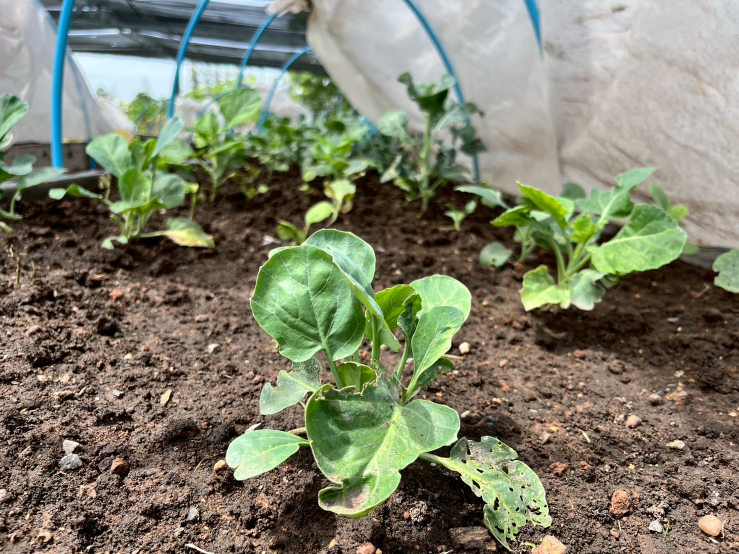
#> input picture notebooks/datasets/side_view/01.jpg, 1477 x 1108 px (shown at 1/2 size)
$ python seg.py --input ../notebooks/datasets/side_view/01.jpg
#> lines starting #> are read from the running program, lines starting #| are printed output that depends on the picture; after the words box and inside, x2 and y2 are one past the last pixel; in counts of white or black regions, pixels touching at a corner belong together
import cv2, os, argparse
import numpy as np

def connect_mask_holes(m, gap_x=0, gap_y=0, iterations=1):
    m = (m>0).astype(np.uint8)*255
    out = m.copy()
    for _ in range(max(1, int(iterations))):
        if gap_x>0:
            kx = cv2.getStructuringElement(cv2.MORPH_RECT, (2*gap_x+1,1))
            out = cv2.morphologyEx(out, cv2.MORPH_CLOSE, kx)
        if gap_y>0:
            ky = cv2.getStructuringElement(cv2.MORPH_RECT, (1, 2*gap_y+1))
            out = cv2.morphologyEx(out, cv2.MORPH_CLOSE, ky)
    return (out>0).astype(np.uint8)*255

def to_mask_from_image(img_bgr):
    hsv = cv2.cvtColor(img_bgr, cv2.COLOR_BGR2HSV)
    V = hsv[...,2]
    m = (V>40).astype(np.uint8)*255
    k = cv2.getStructuringElement(cv2.MORPH_ELLIPSE, (3,3))
    return cv2.morphologyEx(m, cv2.MORPH_OPEN, k)

def overlay_diff(b, a):
    b = (b>0).astype(np.uint8); a = (a>0).astype(np.uint8)
    o = np.zeros((*b.shape,3), np.uint8)
    o[...,1] = b*255              # เขียว = เดิม
    o[...,2] = ((a==1)&(b==0))*255# แดง = เติมใหม่
    return o

def synthetic_mask(h=350,w=600):
    m = np.zeros((h,w),np.uint8)
    cv2.rectangle(m,(60,200),(220,340),255,-1)
    cv2.rectangle(m,(300,210),(460,350),255,-1)
    cv2.rectangle(m,(220,250),(300,300),0,-1)
    return m

if __name__=="__main__":
    ap = argparse.ArgumentParser()
    ap.add_argument("--input", type=str, default=None)
    ap.add_argument("--gapx", type=int, default=30)
    ap.add_argument("--gapy", type=int, default=80)
    ap.add_argument("--iters", type=int, default=1)
    ap.add_argument("--outdir", type=str, default="_bridge_tests")
    args = ap.parse_args()
    os.makedirs(args.outdir, exist_ok=True)

    if args.input and os.path.exists(args.input):
        img = cv2.imread(args.input, cv2.IMREAD_COLOR)
#> img is the input picture: shape (1108, 1477, 3); mean B, G, R 105.7, 126.6, 125.6
        m0 = to_mask_from_image(img)
#> in to_mask_from_image, `hsv = cv2.cvtColor(img_bgr, cv2.COLOR_BGR2HSV)`: hsv: shape (1108, 1477, 3); mean H, S, V 34, 85.8, 137
#> in to_mask_from_image, `V = hsv[...,2]`:
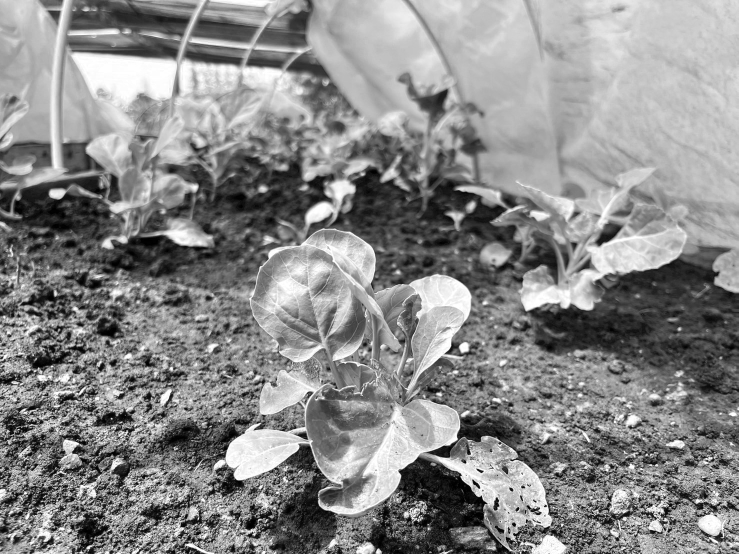
#> V: shape (1108, 1477) (shown at 1/2 size); min 0, max 255, mean 137
#> in to_mask_from_image, `m = (V>40).astype(np.uint8)*255`:
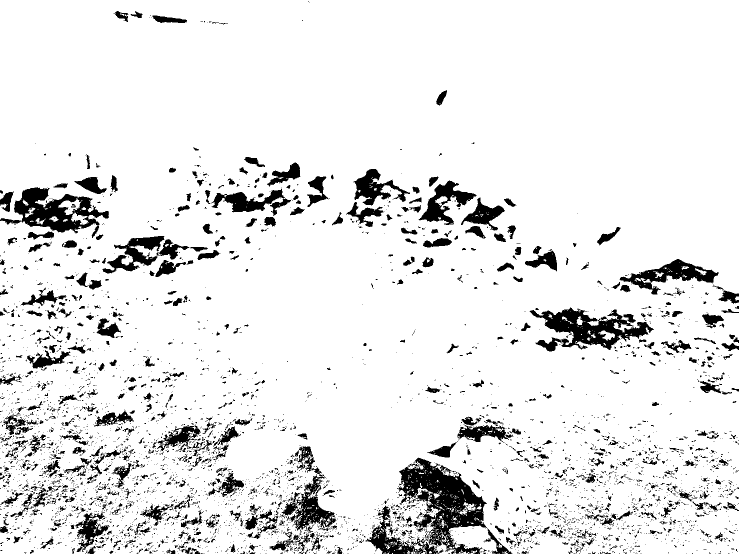
#> m: shape (1108, 1477) (shown at 1/2 size); 90.7% white; 4432 black regions (3777 under 20 px), largest, box (x1, y1, x2, y2) and area: (796, 915, 974, 1108) 14810, (1059, 615, 1308, 703) 9438, (0, 374, 218, 476) 8627
#> in to_mask_from_image, `return cv2.morphologyEx(m, cv2.MORPH_OPEN, k)`:
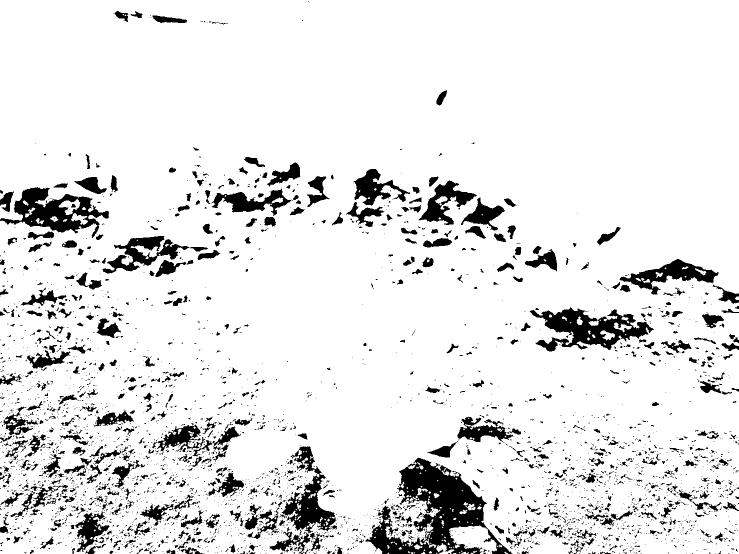
#> returned value: shape (1108, 1477) (shown at 1/2 size); 90% white; 3598 black regions (2973 under 20 px), largest, box (x1, y1, x2, y2) and area: (731, 915, 1025, 1108) 21624, (1059, 615, 1308, 703) 9804, (0, 374, 218, 476) 8851
        stem = os.path.splitext(os.path.basename(args.input))[0]
    else:
        m0 = synthetic_mask()
        stem = "synthetic"

    before = int(cv2.countNonZero(m0))
#> before = 1472664
    m1 = connect_mask_holes(m0, args.gapx, args.gapy, args.iters)
#> the loop in connect_mask_holes, `for _ in range(max(1, int(iterations))):` made 1 pass
#> pass 1, in connect_mask_holes, `out = cv2.morphologyEx(out, cv2.MORPH_CLOSE, kx)`:
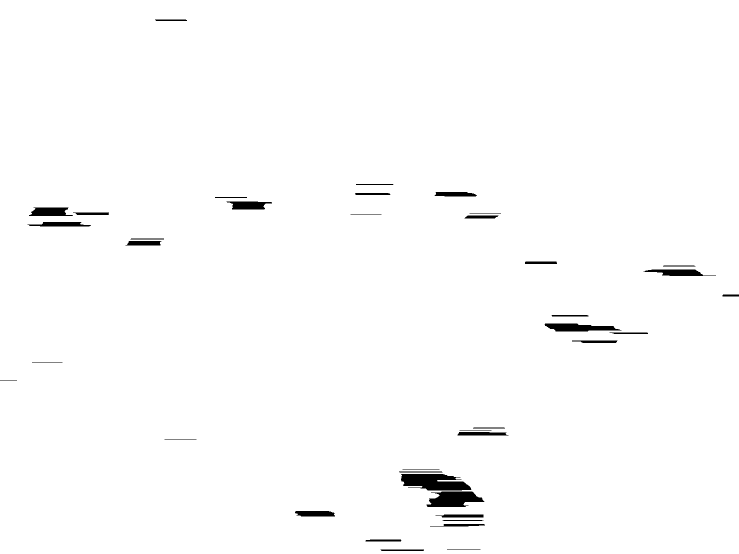
#> out: shape (1108, 1477) (shown at 1/2 size); 98.8% white; 39 black regions, largest, box (x1, y1, x2, y2) and area: (802, 948, 943, 981) 3426, (853, 983, 969, 1014) 2552, (1089, 647, 1243, 663) 1702
    after = int(cv2.countNonZero(m1))
#> after = 1636516
    ov = overlay_diff(m0, m1)
#> in overlay_diff, `a = (a > 0).astype(np.uint8)`: a: shape (1108, 1477); every value is 1
#> in overlay_diff, `o[...,1] = b*255`:
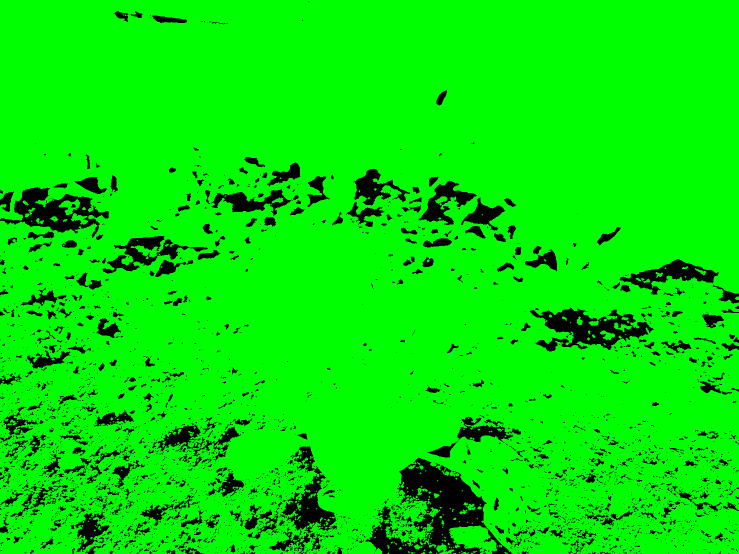
#> o: shape (1108, 1477, 3) (shown at 1/2 size); mean of channels 0, 1, 2 0, 229.5, 0; drawn as B, G, R
#> in overlay_diff, `o[...,2] = ((a==1)&(b==0))*255# แดง = เติมใหม่`:
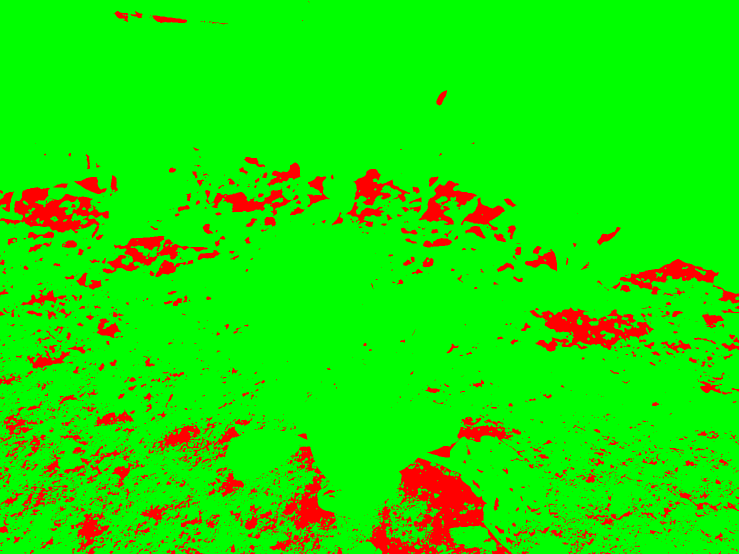
#> o: shape (1108, 1477, 3) (shown at 1/2 size); 10.01% of pixels changed, all inside (x1, y1, x2, y2) = (0, 2, 1477, 1108); drawn as B, G, R

    pref = os.path.join(args.outdir, f"{stem}_gx{args.gapx}_gy{args.gapy}_it{args.iters}")
    cv2.imwrite(pref+"_before.png", m0)
    cv2.imwrite(pref+"_after.png",  m1)
    cv2.imwrite(pref+"_overlay.png", ov)

    print(f"[bridge] area {before} -> {after} (Δ={after-before}), saved -> {pref}_*.png")
#| [bridge] area 1472664 -> 1636516 (Δ=163852), saved -> _bridge_tests/01_gx30_gy80_it1_*.png
